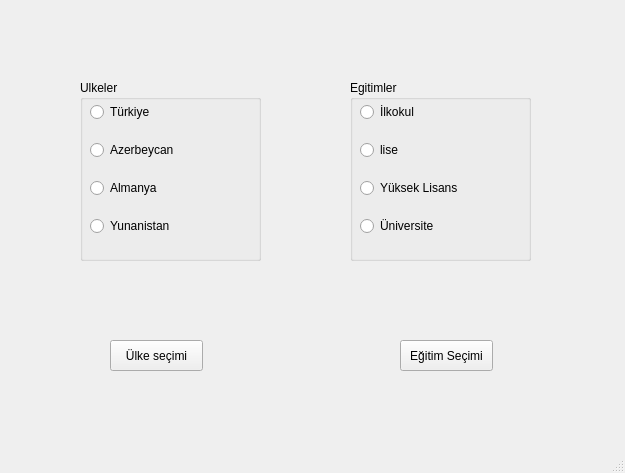
<?xml version="1.0" encoding="UTF-8"?>
<ui version="4.0">
 <class>MainWindow</class>
 <widget class="QMainWindow" name="MainWindow">
  <property name="geometry">
   <rect>
    <x>0</x>
    <y>0</y>
    <width>625</width>
    <height>473</height>
   </rect>
  </property>
  <property name="windowTitle">
   <string>MainWindow</string>
  </property>
  <widget class="QWidget" name="centralwidget">
   <widget class="QLabel" name="lblUlke">
    <property name="geometry">
     <rect>
      <x>80</x>
      <y>270</y>
      <width>171</width>
      <height>31</height>
     </rect>
    </property>
    <property name="text">
     <string/>
    </property>
   </widget>
   <widget class="QLabel" name="lblEgitimler">
    <property name="geometry">
     <rect>
      <x>360</x>
      <y>270</y>
      <width>161</width>
      <height>31</height>
     </rect>
    </property>
    <property name="text">
     <string/>
    </property>
   </widget>
   <widget class="QPushButton" name="btnUlke">
    <property name="geometry">
     <rect>
      <x>110</x>
      <y>340</y>
      <width>93</width>
      <height>31</height>
     </rect>
    </property>
    <property name="text">
     <string>Ülke seçimi</string>
    </property>
   </widget>
   <widget class="QPushButton" name="btnEgitim">
    <property name="geometry">
     <rect>
      <x>400</x>
      <y>340</y>
      <width>93</width>
      <height>31</height>
     </rect>
    </property>
    <property name="text">
     <string>Eğitim Seçimi</string>
    </property>
   </widget>
   <widget class="QGroupBox" name="groupBoxUlke">
    <property name="geometry">
     <rect>
      <x>80</x>
      <y>80</y>
      <width>181</width>
      <height>181</height>
     </rect>
    </property>
    <property name="title">
     <string>Ulkeler</string>
    </property>
    <widget class="QWidget" name="gridLayoutWidget">
     <property name="geometry">
      <rect>
       <x>10</x>
       <y>10</y>
       <width>160</width>
       <height>161</height>
      </rect>
     </property>
     <layout class="QGridLayout" name="gridLayoutUlke">
      <item row="2" column="0">
       <widget class="QRadioButton" name="radioAzerbeycan">
        <property name="text">
         <string>Azerbeycan</string>
        </property>
       </widget>
      </item>
      <item row="3" column="0">
       <widget class="QRadioButton" name="radioAlmanya">
        <property name="text">
         <string>Almanya</string>
        </property>
       </widget>
      </item>
      <item row="5" column="0">
       <widget class="QRadioButton" name="radioYunanistan">
        <property name="text">
         <string>Yunanistan</string>
        </property>
       </widget>
      </item>
      <item row="1" column="0">
       <widget class="QRadioButton" name="radioTurkiye">
        <property name="text">
         <string>Türkiye</string>
        </property>
       </widget>
      </item>
     </layout>
    </widget>
   </widget>
   <widget class="QGroupBox" name="groupBoxEgitim">
    <property name="geometry">
     <rect>
      <x>350</x>
      <y>80</y>
      <width>181</width>
      <height>181</height>
     </rect>
    </property>
    <property name="title">
     <string>Egitimler</string>
    </property>
    <widget class="QWidget" name="gridLayoutWidget_2">
     <property name="geometry">
      <rect>
       <x>10</x>
       <y>10</y>
       <width>160</width>
       <height>161</height>
      </rect>
     </property>
     <layout class="QGridLayout" name="gridLayoutEgitim">
      <item row="1" column="0">
       <widget class="QRadioButton" name="radioLise">
        <property name="text">
         <string>lise</string>
        </property>
       </widget>
      </item>
      <item row="3" column="0">
       <widget class="QRadioButton" name="radioYuksekLisans">
        <property name="text">
         <string>Yüksek Lisans</string>
        </property>
       </widget>
      </item>
      <item row="0" column="0">
       <widget class="QRadioButton" name="radioIlkokul">
        <property name="text">
         <string>İlkokul</string>
        </property>
       </widget>
      </item>
      <item row="4" column="0">
       <widget class="QRadioButton" name="radioUniversite">
        <property name="text">
         <string>Üniversite</string>
        </property>
       </widget>
      </item>
     </layout>
    </widget>
   </widget>
  </widget>
  <widget class="QMenuBar" name="menubar">
   <property name="geometry">
    <rect>
     <x>0</x>
     <y>0</y>
     <width>625</width>
     <height>26</height>
    </rect>
   </property>
  </widget>
  <widget class="QStatusBar" name="statusbar"/>
 </widget>
 <resources/>
 <connections/>
</ui>
